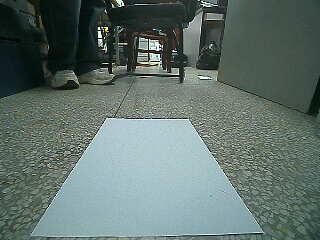
#> input picture Vision/snapshot.jpg, 320 x 240 px
$ python ipm_calibration_pc.py
#> lines starting #> are read from the running program, lines starting #| are printed output that depends on the picture; after the words box and inside, x2 and y2 are one past the last pixel; in counts of white or black regions, pixels touching at a corner belong together
import os
import sys

import cv2
import numpy as np


WINDOW_NAME = "IPM Calibration"
BEV_WINDOW_NAME = "BEV Preview"
IMAGE_SIZE = 192
POINT_NAMES = [
    "1 LB",
    "2 RB",
    "3 RT",
    "4 LT",
]
POINT_COLORS = [
    (0, 0, 255),
    (0, 255, 0),
    (255, 0, 0),
    (0, 255, 255),
]
MEASURE_COLOR = (255, 0, 255)

_bev_w = int(IMAGE_SIZE * 210 / 594)
_x0 = (IMAGE_SIZE - _bev_w) // 2
dst_pts = np.array(
    [
        [_x0, IMAGE_SIZE - 1],
        [_x0 + _bev_w - 1, IMAGE_SIZE - 1],
        [_x0 + _bev_w - 1, 0],
        [_x0, 0],
    ],
    dtype=np.float32,
)
MM_PER_PIX_X = 210.0 / _bev_w
MM_PER_PIX_Y = 594.0 / IMAGE_SIZE
BEV_CENTER_X = IMAGE_SIZE // 2
BEV_CENTER_Y = IMAGE_SIZE // 2


# [5 lines left out: function format_matrix, not called in this run]


def draw_points(canvas, points):
    for idx, point in enumerate(points):
        x, y = point
        color = POINT_COLORS[idx]
        cv2.circle(canvas, (x, y), 5, color, -1)
        cv2.putText(
            canvas,
            POINT_NAMES[idx],
            (x + 8, y - 8),
            cv2.FONT_HERSHEY_SIMPLEX,
            0.5,
            color,
            1,
            cv2.LINE_AA,
        )

    if len(points) > 1:
        for idx in range(len(points) - 1):
            cv2.line(canvas, points[idx], points[idx + 1], (200, 200, 200), 1, cv2.LINE_AA)


def draw_overlay(canvas, points):
    draw_points(canvas, points)
    tips = [
        "Left click: left-bottom -> right-bottom -> right-top -> left-top",
        "ENTER: compute matrix    R: reset    Q/ESC: quit",
        "After ENTER: click target bottom point to measure BEV_TARGET_Y",
        "Points: {}/4".format(len(points)),
    ]
    for idx, text in enumerate(tips):
        cv2.putText(
            canvas,
            text,
            (8, 20 + idx * 20),
            cv2.FONT_HERSHEY_SIMPLEX,
            0.5,
            (255, 255, 255),
            1,
            cv2.LINE_AA,
        )


# [12 lines left out: function draw_bev_overlay, not called in this run]


def draw_measure_point(canvas, point, label):
    if point is None:
        return
    x, y = point
    cv2.circle(canvas, (int(round(x)), int(round(y))), 5, MEASURE_COLOR, -1)
    cv2.putText(
        canvas,
        label,
        (int(round(x)) + 8, int(round(y)) - 8),
        cv2.FONT_HERSHEY_SIMPLEX,
        0.5,
        MEASURE_COLOR,
        1,
        cv2.LINE_AA,
    )


def load_image():
    if len(sys.argv) > 1:
        image_path = sys.argv[1]
    else:
        image_path = os.path.join(os.path.dirname(os.path.abspath(__file__)), "snapshot.jpg")

    img = cv2.imread(image_path)
#> img is the input picture: shape (240, 320, 3); mean B, G, R 108.6, 113.7, 97.3
    if img is None:
        print("Failed to load image:", image_path)
        sys.exit(1)

    img = cv2.resize(img, (IMAGE_SIZE, IMAGE_SIZE))
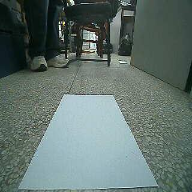
#> img: shape (192, 192, 3); mean B, G, R 108.5, 113.7, 97.2

    return image_path, img


def main():
    image_path, base_img = load_image()
    points = []
    H = None
    measure_src = None
    measure_bev = None
    bev_preview_base = None

    def refresh():
        canvas = base_img.copy()
        draw_overlay(canvas, points)
        draw_measure_point(canvas, measure_src, "M src")
        cv2.imshow(WINDOW_NAME, canvas)

    # [68 lines left out: functions refresh_bev, on_mouse, not called in this run]

    print("Image:", image_path)
#| Image: Vision/snapshot.jpg
    print("Click 4 points in order: left-bottom -> right-bottom -> right-top -> left-top")

    cv2.namedWindow(WINDOW_NAME)
    cv2.setMouseCallback(WINDOW_NAME, on_mouse)
    refresh()
#> after the loop in draw_overlay, `for idx, text in enumerate(tips):`:
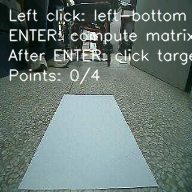
#> canvas: shape (192, 192, 3); 10.95% of pixels changed, all inside (x1, y1, x2, y2) = (8, 8, 192, 85)

    while True:
        key = cv2.waitKey(20) & 0xFF
#> (key q is pressed here)

        if key in (27, ord("q"), ord("Q")):
            break

        if key in (ord("r"), ord("R")):
            points[:] = []
            H = None
            measure_src = None
            measure_bev = None
            bev_preview_base = None
            try:
                cv2.destroyWindow(BEV_WINDOW_NAME)
            except cv2.error:
                pass
            print("Reset points.")
            refresh()
            continue

        if key in (13, 10):
            if len(points) != 4:
                print("Need 4 points before computing. Current:", len(points))
                continue

            src = np.array(points, dtype=np.float32)
            H = cv2.getPerspectiveTransform(src, dst_pts)
            print(format_matrix(H))
            print("MM_PER_PIX_X = {:.6f}".format(MM_PER_PIX_X))
            print("MM_PER_PIX_Y = {:.6f}".format(MM_PER_PIX_Y))
            print("Click the target bottom point in the source window to read BEV_TARGET_Y.")

            bev_preview_base = cv2.warpPerspective(base_img, H, (IMAGE_SIZE, IMAGE_SIZE))
            refresh()
            refresh_bev()
            continue

    cv2.destroyAllWindows()


if __name__ == "__main__":
    main()

$ run again, with Vision/00000.jpg copied over Vision/snapshot.jpg
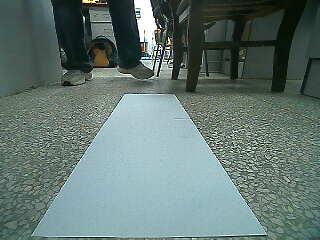
#> input picture Vision/00000.jpg, 320 x 240 px
#> in load_image, img is the input picture: shape (240, 320, 3); mean B, G, R 114.8, 119.2, 100.2
#> in load_image, `img = cv2.resize(img, (IMAGE_SIZE, IMAGE_SIZE))`:
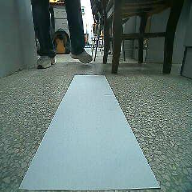
#> img: shape (192, 192, 3); mean B, G, R 114.8, 119.2, 100.2
#| Image: Vision/snapshot.jpg
#> after the loop in draw_overlay, `for idx, text in enumerate(tips):`:
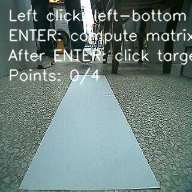
#> canvas: shape (192, 192, 3); 10.92% of pixels changed, all inside (x1, y1, x2, y2) = (8, 8, 192, 85)
